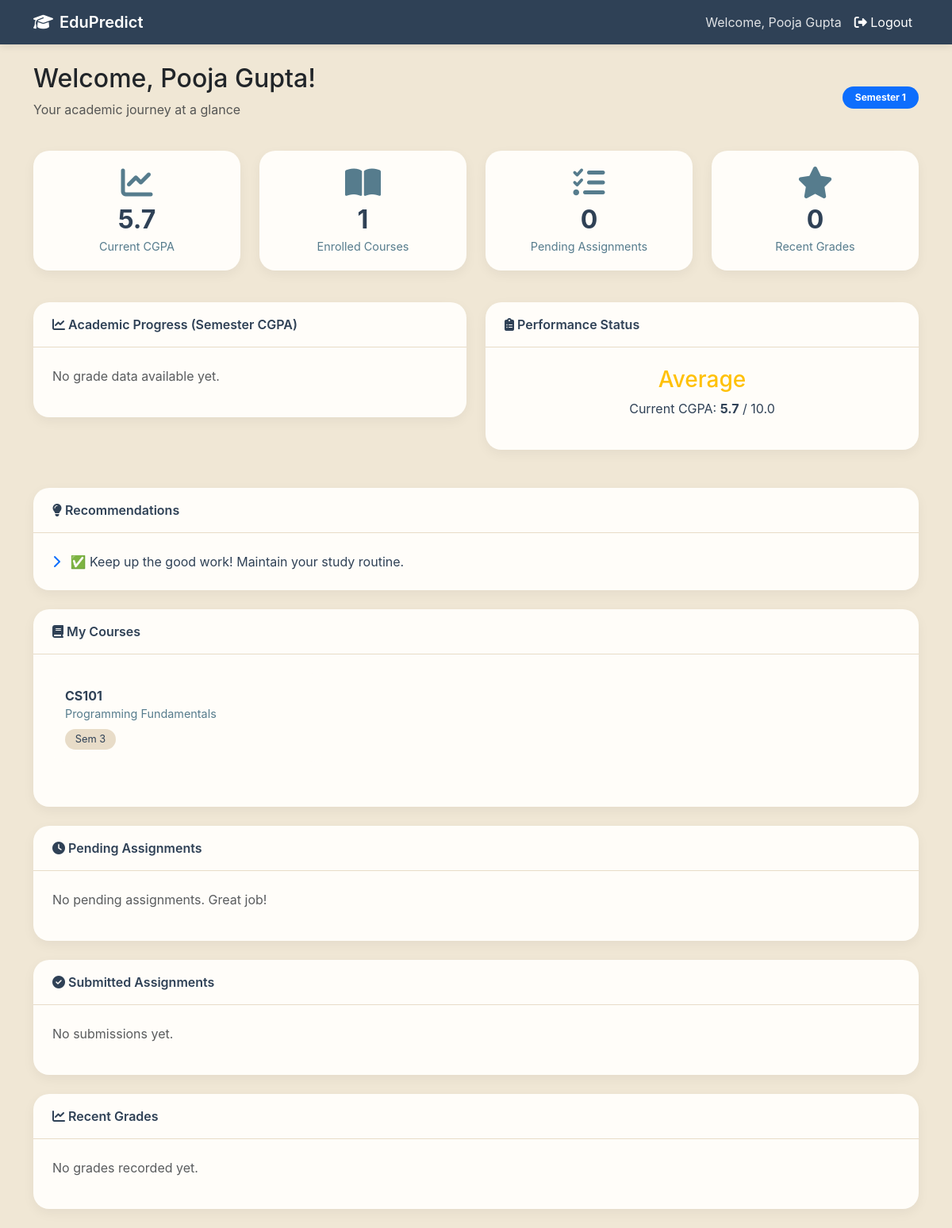
Screenshot of / (signed in) with the database file from the repository.
### apps/accounts/models.py (models this page shows, shortened)
class User(AbstractUser):
    ROLE_CHOICES = (
        ('admin', 'Admin'),
        ('teacher', 'Teacher'),
        ('student', 'Student'),
        ('parent', 'Parent'),
    )
    role = models.CharField(max_length=10, choices=ROLE_CHOICES, default='student')
    phone = models.CharField(max_length=15, blank=True)
    profile_picture = models.ImageField(upload_to='profiles/', null=True, blank=True)
    address = models.TextField(blank=True)
    date_of_birth = models.DateField(null=True, blank=True)
    class Meta:
        db_table = 'users'

### apps/students/models.py (models this page shows, shortened)
class Student(models.Model):
    INCOME_CHOICES = (
        ('low', 'Below 2.5 LPA'),
        ('medium', '2.5-5 LPA'),
        ('high', '5-10 LPA'),
        ('very_high', 'Above 10 LPA'),
    )
    user = models.OneToOneField(User, on_delete=models.CASCADE, related_name='student_profile')
    roll_number = models.CharField(max_length=20, unique=True)
    enrollment_number = models.CharField(max_length=20, unique=True)
    batch = models.ForeignKey(Batch, on_delete=models.SET_NULL, null=True)
    department = models.ForeignKey(Department, on_delete=models.SET_NULL, null=True)
    semester = models.IntegerField(default=1)
    current_cgpa = models.FloatField(default=0.0)
    father_name = models.CharField(max_length=200, blank=True)
    mother_name = models.CharField(max_length=200, blank=True)
    guardian_phone = models.CharField(max_length=15, blank=True)
    high_school_percentage = models.FloatField(default=0)
    family_income = models.CharField(max_length=20, choices=INCOME_CHOICES, default='medium')
    backlog_count = models.IntegerField(default=0)
    entrance_exam_score = models.FloatField(null=True, blank=True)  # optional

### apps/academics/models.py (models this page shows, shortened)
class Course(models.Model):
    code = models.CharField(max_length=20, unique=True)
    name = models.CharField(max_length=200)
    credits = models.IntegerField()
    semester = models.IntegerField()
    department = models.ForeignKey(Department, on_delete=models.CASCADE)
    teacher = models.ForeignKey(User, on_delete=models.SET_NULL, null=True, limit_choices_to={'role':'teacher'})
    syllabus = models.TextField(blank=True)
    start_date = models.DateField(null=True, blank=True)
    end_date = models.DateField(null=True, blank=True)

### apps/dashboard/views.py (the view, shortened to what this page needs)
# urls.py: path('', views.dashboard, name='dashboard'),
@login_required
def dashboard(request):
    user = request.user
    role = user.role
    if role == 'student':
        try:
            student = user.student_profile
        except Student.DoesNotExist:
            messages.warning(request, "Student profile not found. Contact admin.")
            return redirect('logout')
        enrollments = Enrollment.objects.filter(student=student).select_related('course')
        courses = [e.course for e in enrollments]
        pending_assignments = Assignment.objects.filter(
            course__in=courses,
            due_date__gte=timezone.now()
        ).exclude(submissions__student=student).order_by('due_date')
        recent_grades = Grade.objects.filter(student=student).order_by('-id')[:5]
        semester_cgpa = (Grade.objects.filter(student=student)
                         .values('semester')
                         .annotate(avg_marks=Avg('marks_obtained'))
                         .order_by('semester'))
        for item in semester_cgpa:
            item['cgpa'] = round(item['avg_marks'] / 10, 1)
        cgpa = student.current_cgpa
        if cgpa >= 8.0:
            performance_status = "Excellent"
            status_color = "success"
        elif cgpa >= 6.0:
            performance_status = "Good"
            status_color = "primary"
        elif cgpa >= 5.0:
            performance_status = "Average"
            status_color = "warning"
        else:
            performance_status = "At‑Risk"
            status_color = "danger"
        recommendations = []
        if pending_assignments.count() > 0:
            recommendations.append(f"📝 You have {pending_assignments.count()} pending assignment(s). Submit them soon.")
        if cgpa < 5.0:
            recommendations.append("⚠️ Your CGPA is low. Contact your academic advisor.")
        if not recommendations:
            recommendations = ["✅ Keep up the good work! Maintain your study routine."]
        income_map = {'low':0, 'medium':1, 'high':2, 'very_high':3}
        try:
            attendance_pct = get_attendance_percentage(student)
            submission_rate = get_submission_rate(student, courses)
            features = {
                'previous_cgpa': student.current_cgpa,
                'attendance': attendance_pct,
                'assignment_submission_rate': submission_rate,
                'study_hours_per_day': getattr(student, 'study_hours_per_day', 4.0),   # default if field missing
                'backlogs': student.backlog_count,
                'family_income': income_map.get(student.family_income, 1),
                'high_school_percentage': student.high_school_percentage,
                'entrance_score': student.entrance_exam_score or 100,
            }
            pred_result = predictor.predict(features)
        except Exception as e:
            pred_result = None
            print(f"Prediction error for student {student.id}: {e}")
        context = {
            'student': student,
            'courses': courses,
            'pending_assignments': pending_assignments,
            'recent_grades': recent_grades,
            'semester_cgpa': semester_cgpa,
            'performance_status': performance_status,
            'status_color': status_color,
            'recommendations': recommendations,
            'prediction': pred_result,
        }
        return render(request, 'dashboard/student_dashboard.html', context)
    else:
        return redirect('/admin/')

### templates/dashboard/student_dashboard.html (shortened to what this page needs)
{% extends 'base.html' %}
{% load static %}
{% block content %}
<div class="d-flex justify-content-between align-items-center mb-4">
    <div>
        <h2>Welcome, {{ student.user.get_full_name|default:student.user.username }}!</h2>
        <p class="text-muted">Your academic journey at a glance</p>
    </div>
    <div>
        <span class="badge bg-primary p-2 px-3 rounded-pill">Semester {{ student.semester }}</span>
    </div>
</div>
<div class="row mb-4">
    <div class="col-md-3 mb-3">
        <div class="stat-card">
            <i class="fas fa-chart-line"></i>
            <h3>{{ student.current_cgpa }}</h3>
            <p>Current CGPA</p>
        </div>
    </div>
    <div class="col-md-3 mb-3">
        <div class="stat-card">
            <i class="fas fa-book-open"></i>
            <h3>{{ courses|length }}</h3>
            <p>Enrolled Courses</p>
        </div>
    </div>
    <div class="col-md-3 mb-3">
        <div class="stat-card">
            <i class="fas fa-tasks"></i>
            <h3>{{ pending_assignments|length }}</h3>
            <p>Pending Assignments</p>
        </div>
    </div>
    <div class="col-md-3 mb-3">
        <div class="stat-card">
            <i class="fas fa-star"></i>
            <h3>{{ recent_grades|length }}</h3>
            <p>Recent Grades</p>
        </div>
    </div>
</div>
<div class="row mb-4">
    <div class="col-md-6">
        <div class="dashboard-card">
            <div class="card-header">
                <i class="fas fa-chart-line"></i> Academic Progress (Semester CGPA)
            </div>
            <div class="card-body">
                {% if semester_cgpa %}
                    <ul class="list-group list-group-flush">
                        {% for item in semester_cgpa %}
                            <li class="list-group-item d-flex justify-content-between align-items-center">
                                Semester {{ item.semester }}
                                <span class="badge bg-primary rounded-pill">{{ item.cgpa }}</span>
                            </li>
                        {% endfor %}
                    </ul>
                {% else %}
                    <p class="text-muted">No grade data available yet.</p>
                {% endif %}
            </div>
        </div>
    </div>
    <div class="col-md-6">
        <div class="dashboard-card">
            <div class="card-header">
                <i class="fas fa-clipboard-list"></i> Performance Status
            </div>
            <div class="card-body text-center">
                <h3 class="text-{{ status_color }}">{{ performance_status }}</h3>
                <p>Current CGPA: <strong>{{ student.current_cgpa }}</strong> / 10.0</p>
            </div>
        </div>
    </div>
</div>
<div class="dashboard-card mb-4">
    <div class="card-header">
        <i class="fas fa-lightbulb"></i> Recommendations
    </div>
    <div class="card-body">
        <ul class="list-unstyled mb-0">
            {% for rec in recommendations %}
                <li><i class="fas fa-chevron-right text-primary me-2"></i> {{ rec }}</li>
            {% endfor %}
        </ul>
    </div>
</div>
<div class="dashboard-card mb-4">
    <div class="card-header">
        <i class="fas fa-book"></i> My Courses
    </div>
    <div class="card-body">
        {% if courses %}
            <div class="row">
                {% for course in courses %}
                    <div class="col-md-4 mb-3">
                        <div class="course-card">
                            <div class="course-code">{{ course.code }}</div>
                            <div class="course-name">{{ course.name }}</div>
                            <span class="course-semester">Sem {{ course.semester }}</span>
                        </div>
                    </div>
                {% endfor %}
            </div>
        {% else %}
            <p class="text-muted">Not enrolled in any course.</p>
        {% endif %}
    </div>
</div>
<div class="dashboard-card mb-4">
    <div class="card-header">
        <i class="fas fa-clock"></i> Pending Assignments
    </div>
    <div class="card-body">
        {% if pending_assignments %}
            {% for assignment in pending_assignments %}
                <div class="assignment-item d-flex justify-content-between align-items-center">
                    <div>
                        <div class="assignment-title">{{ assignment.title }}</div>
                        <div class="assignment-meta">{{ assignment.course.code }} • Due: {{ assignment.due_date|date:"M d, Y H:i" }}</div>
                    </div>
                    <a href="{% url 'submit_assignment' assignment.id %}" class="btn btn-submit">Submit</a>
                </div>
            {% endfor %}
        {% else %}
            <p class="text-muted">No pending assignments. Great job!</p>
        {% endif %}
    </div>
</div>
<div class="dashboard-card mb-4">
    <div class="card-header">
        <i class="fas fa-check-circle"></i> Submitted Assignments
    </div>
    <div class="card-body">
        {% with submissions=student.submissions.all %}
            {% if submissions %}
                <table class="table-dashboard w-100">
                    <thead>
                        <tr><th>Assignment</th><th>Course</th><th>Submitted</th><th>Marks</th></tr>
                    </thead>
                    <tbody>
                        {% for sub in submissions %}
                            <tr>
                                <td>{{ sub.assignment.title }}</td>
                                <td>{{ sub.assignment.course.code }}</td>
                                <td>{{ sub.submitted_at|date:"M d, Y" }}</td>
                                <td>{% if sub.marks_obtained %}<span class="badge-grade">{{ sub.marks_obtained }}/{{ sub.assignment.total_marks }}</span>{% else %}<span class="badge-grade">Pending</span>{% endif %}</td>
                            </tr>
                        {% endfor %}
                    </tbody>
                </table>
            {% else %}
                <p class="text-muted">No submissions yet.</p>
            {% endif %}
        {% endwith %}
    </div>
</div>
<div class="dashboard-card mb-4">
    <div class="card-header">
        <i class="fas fa-chart-line"></i> Recent Grades
    </div>
    <div class="card-body">
        {% if recent_grades %}
            <table class="table-dashboard w-100">
                <thead><tr><th>Course</th><th>Exam</th><th>Marks</th><th>Performance</th></tr></thead>
                <tbody>
                    {% for grade in recent_grades %}
                        <tr>
                            <td>{{ grade.course.code }}</td>
                            <td>{{ grade.get_exam_type_display }}</td>
                            <td>{{ grade.marks_obtained }}/{{ grade.maximum_marks }}</td>
                            <td>
                                <div class="progress progress-grade">
                                    <div class="progress-bar" style="width: {{ grade.percentage }}%;"></div>
                                </div>
                                <small>{{ grade.percentage|floatformat:1 }}%</small>
                            </td>
                        </tr>
                    {% endfor %}
                </tbody>
            </table>
        {% else %}
            <p class="text-muted">No grades recorded yet.</p>
        {% endif %}
    </div>
</div>
{% endblock %}

### templates/base.html (shortened to what this page needs)
{% load static %}
<!DOCTYPE html>
<html lang="en">
<head>
    <link href="https://cdn.jsdelivr.net/npm/bootstrap@5.3.0/dist/css/bootstrap.min.css" rel="stylesheet">
    <link rel="stylesheet" href="https://cdnjs.cloudflare.com/ajax/libs/font-awesome/6.5.1/css/all.min.css">
    <link rel="stylesheet" href="{% static 'css/dashboard.css' %}">
    <link rel="stylesheet" href="{% static 'css/auth.css' %}">
</head>
<body>
    <nav class="navbar navbar-expand-lg custom-navbar">
        <div class="container">
            <a class="navbar-brand" href="{% url 'dashboard' %}">
                <i class="fas fa-graduation-cap me-2"></i>EduPredict
            </a>
            <div class="collapse navbar-collapse" id="navbarNav">
                <ul class="navbar-nav ms-auto">
                    {% if user.is_authenticated %}
                        <li class="nav-item">
                            <span class="nav-link">Welcome, {{ user.get_full_name|default:user.username }}</span>
                        </li>
                        <li class="nav-item">
                            <form method="post" action="{% url 'logout' %}" style="display: inline;">
                                <button type="submit" class="nav-link btn btn-link" style="color: white; text-decoration: none;">
                                    <i class="fas fa-sign-out-alt"></i> Logout
                                </button>
                            </form>
                        </li>
                    {% endif %}
                </ul>
            </div>
        </div>
    </nav>
    <div class="container mt-4">
        {% block content %}
        {% endblock %}
    </div>
</body>
</html>

### rows the page displays
User: get_full_name "Pooja Gupta"
Student: user.get_full_name "Pooja Gupta", semester "1", current_cgpa "5.7"
Course: code "CS101", name "Programming Fundamentals", semester "3"

### other values shown
{{ courses|length }} "1"
{{ pending_assignments|length }} "0"
{{ recent_grades|length }} "0"
{{ performance_status }} "Average"
{{ rec }} "✅ Keep up the good work! Maintain your study routine."
